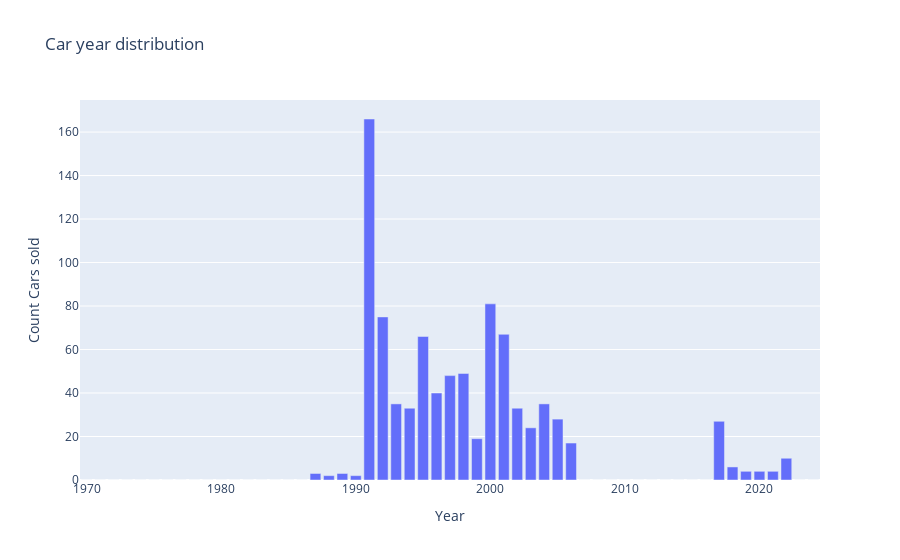

The notebook cell saved with this chart:
### Code cell
#distribution of number of cars over the years
dic = {1970+i : sum(df['year']==1970+i) for i in range(55)}
x_dic = [1970 + i for i in range(55)]
y_dic = [dic[1970 + i] for i in range(55)]

# Plot
fig = go.Figure([go.Bar(x=x_dic, y=y_dic)])

fig.update_layout(title="Car year distribution",
                  xaxis_title="Year",
                  yaxis_title="Count Cars sold")


fig.show()

### Figure 1 — Plotly figure (JSON) as saved in the notebook; plotly's stock layout.template omitted (floating-point values rounded to 4 significant figures)
{"data": [{"type": "bar", "x": [1970, 1971, 1972, 1973, 1974, 1975, 1976, 1977, 1978, 1979, 1980, 1981, 1982, 1983, 1984, 1985, 1986, 1987, 1988, 1989, 1990, 1991, 1992, 1993, 1994, 1995, 1996, 1997, 1998, 1999, 2000, 2001, 2002, 2003, 2004, 2005, 2006, 2007, 2008, 2009, 2010, 2011, 2012, 2013, 2014, 2015, 2016, 2017, 2018, 2019, 2020, 2021, 2022, 2023, 2024], "y": [0, 0, 0, 0, 0, 0, 0, 0, 0, 0, 0, 0, 0, 0, 0, 0, 0, 3, 2, 3, 2, 166, 75, 35, 33, 66, 40, 48, 49, 19, 81, 67, 33, 24, 35, 28, 17, 0, 0, 0, 0, 0, 0, 0, 0, 0, 0, 27, 6, 4, 4, 4, 10, 0, 0]}], "layout": {"title": {"text": "Car year distribution"}, "xaxis": {"title": {"text": "Year"}}, "yaxis": {"title": {"text": "Count Cars sold"}}}}
